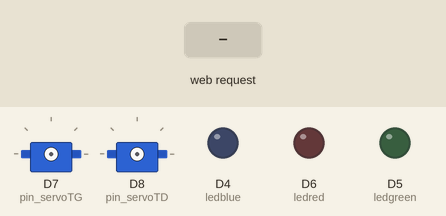
Simulated run of this sketch. Board: ESP8266 (NodeMCU). Parts: 2 × servo, output pins drawn as LEDs (lit = HIGH). The test bench sets the inputs (shaded band).

Above: at 1.2 s.
1.3 s: HTTP request GET /blue received
At 2.3 s:
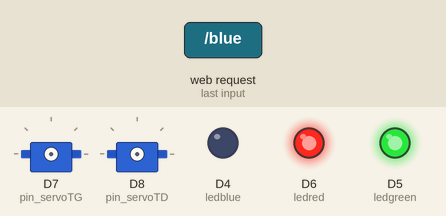
2.8 s: HTTP request GET /green received
At 3.4 s:
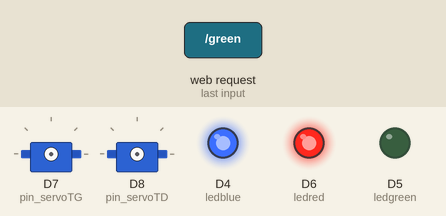
4.3 s: HTTP request GET /red received
At 4.6 s:
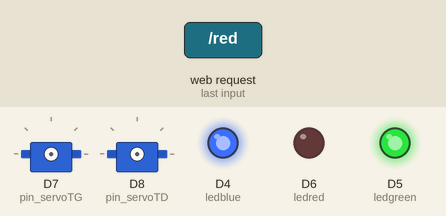
5.8 s: HTTP request GET /off received
At 6.9 s:
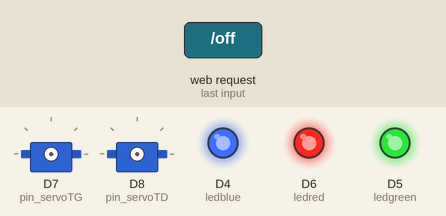
7.3 s: HTTP request GET /up received
8.8 s: HTTP request GET /on received
At 9.2 s:
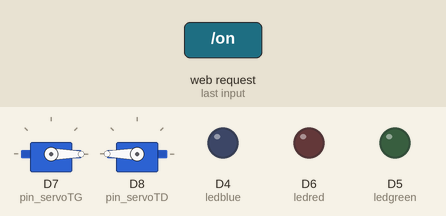
Timing chart, 0 to 11.3 s (numbered marks = the images above; inputs shaded):
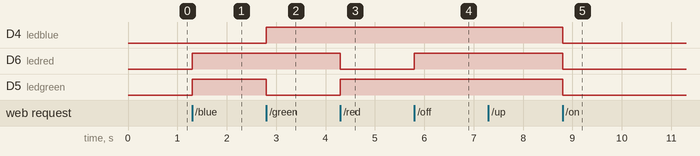

Measured:
- after the input at 1.3 s, D6 (ledred), D5 (ledgreen): LOW → HIGH at once
- after the input at 2.8 s, D4 (ledblue): LOW → HIGH at once; D5 (ledgreen): HIGH → LOW at once
- after the input at 4.3 s, D6 (ledred): HIGH → LOW at once; D5 (ledgreen): LOW → HIGH at once
- after the input at 5.8 s, D6 (ledred): LOW → HIGH at once
- after the input at 8.8 s, D4 (ledblue), D6 (ledred), D5 (ledgreen): HIGH → LOW at once

The sketch:

e3bot1.ino
```cpp
#include <ESP8266WiFi.h>
#include <ESP8266mDNS.h>
#include <ESP8266WebServer.h>
#include <Servo.h>

ESP8266WebServer server(80); //server
const char* hostAP = "E3BOT"; // WIFI name


//define servo objects
Servo servoG;//servo left wheel
Servo servoD; //servo right wheel
Servo servoTG; //servo left head
Servo servoTD; //servo right head

//define pins
const int pin_servoG = D2; // pin servo left wheel
const int pin_servoD = D3; // pin servo right wheel
const int pin_servoTG = D7; // pin servo left head
const int pin_servoTD = D8; // pin servo right head

int ledblue = D4; //Pin LED BLUE
int ledgreen = D5;//Pin LED Green
int ledred = D6; //Pin LED RED


void setup() {
// define pin mode output or input
  pinMode(ledred,OUTPUT);
  pinMode(ledgreen,OUTPUT);
  pinMode(ledblue,OUTPUT);

  //Initialise WIFI
  WiFi.mode(WIFI_AP);
  WiFi.softAP(hostAP, "", 1);
  MDNS.begin(hostAP);
  MDNS.addService("http", "tcp", 80);
  commands();
  server.begin();

}

void loop() {
  server.handleClient();
}

void commands() {

           server.on("/on", HTTP_GET, []() {
      digitalWrite(ledred, LOW);
      digitalWrite(ledgreen, LOW);
      digitalWrite(ledblue, LOW);
       server.send(200, "text/json", "light");
  });

         server.on("/blue", HTTP_GET, []() {
      digitalWrite(ledred, HIGH);
      digitalWrite(ledgreen, HIGH);
      digitalWrite(ledblue, LOW);
       server.send(200, "text/json", "blue sea");
  });


         server.on("/green", HTTP_GET, []() {
      digitalWrite(ledblue, HIGH);
        digitalWrite(ledred, HIGH);
      digitalWrite(ledgreen, LOW);
       server.send(200, "text/json", "all green");
  });


         server.on("/red", HTTP_GET, []() {
      digitalWrite(ledgreen, HIGH);
        digitalWrite(ledblue, HIGH);
        digitalWrite(ledred, LOW);
       server.send(200, "text/json", "on fire");
  });


         server.on("/off", HTTP_GET, []() {
      digitalWrite(ledred, HIGH);
      digitalWrite(ledgreen, HIGH);
      digitalWrite(ledblue, HIGH);
       server.send(200, "text/json", "lights off");
  });

server.on("/up", HTTP_GET, []() {
    servoTG.attach(pin_servoTG);
    servoTD.attach(pin_servoTD);

  servoTG.write(0);
  servoTD.write(180);

    server.send(200, "text/json", "UP");
  });

  server.on("/down", HTTP_GET, []() {
    servoTG.attach(pin_servoTG);
   servoTD.attach(pin_servoTD);

servoTG.write(180);
servoTD.write(0);

    server.send(200, "text/json", "down");
  });

server.on("/forward", HTTP_GET, []() {
    servoG.attach(pin_servoG);
    servoD.attach(pin_servoD);

    servoG.write(180);
    servoD.write(0);
    server.send(200, "text/json", "FRONT");
  });


  server.on("/backward", HTTP_GET, []() {
    servoG.attach(pin_servoG);
    servoD.attach(pin_servoD);

    servoG.write(0);
    servoD.write(180);
    server.send(200, "text/json", "BACK");
  });

  server.on("/right", HTTP_GET, []() {
    servoG.attach(pin_servoG);
    servoD.attach(pin_servoD);

    servoG.write(0);
    servoD.write(0);
    server.send(200, "text/json", "right");
  });

  server.on("/left", HTTP_GET, []() {
    servoG.attach(pin_servoG);
    servoD.attach(pin_servoD);

    servoG.write(180);
    servoD.write(180);
    server.send(200, "text/json", "left");
  });


  server.on("/stop", HTTP_GET, []() {
   servoG.detach();
   servoD.detach();
   servoTD.detach();
   servoTG.detach();

  server.send(200, "text/json", "");
  });


  }
```
